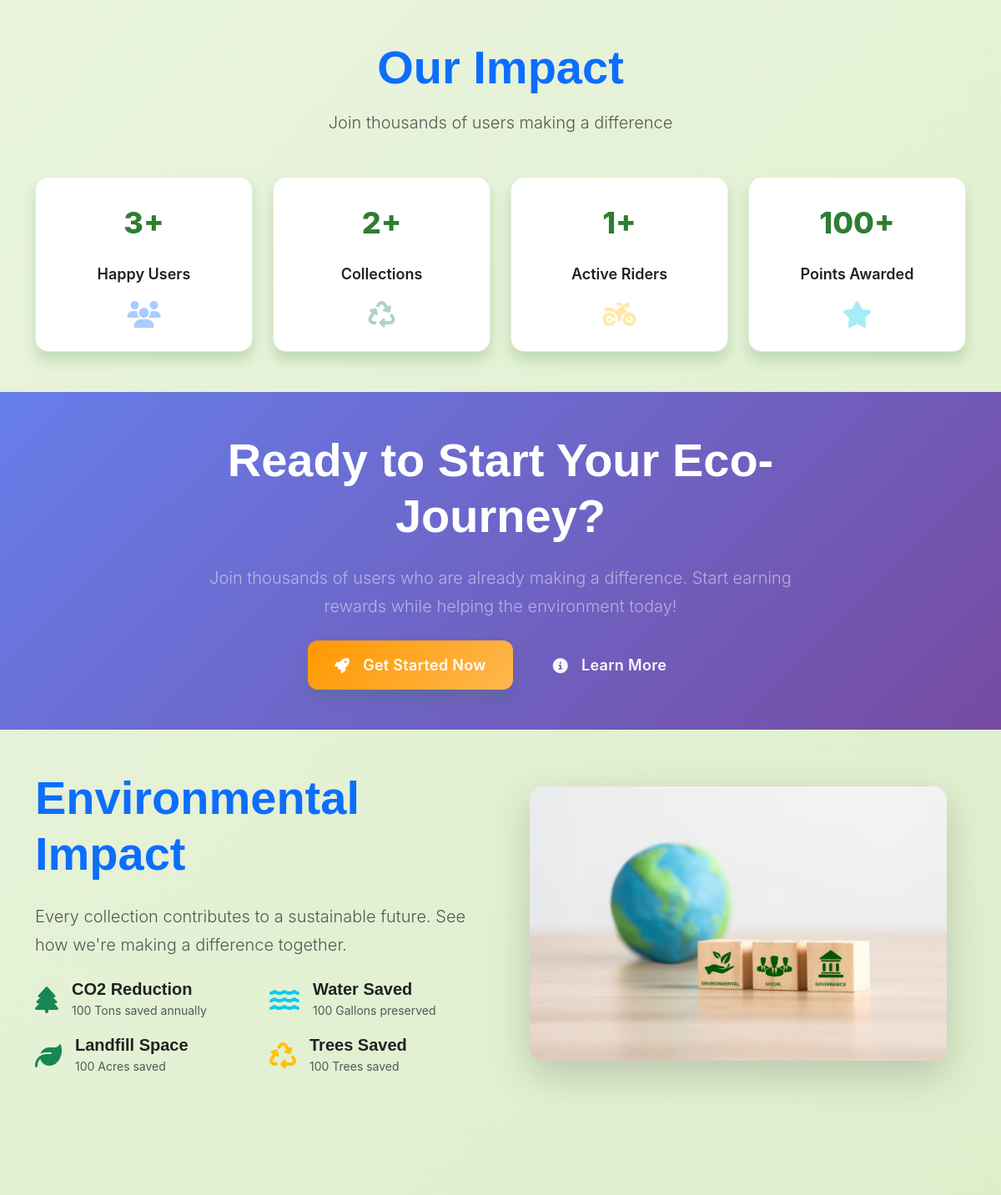
The app's page / (middle part), older data.
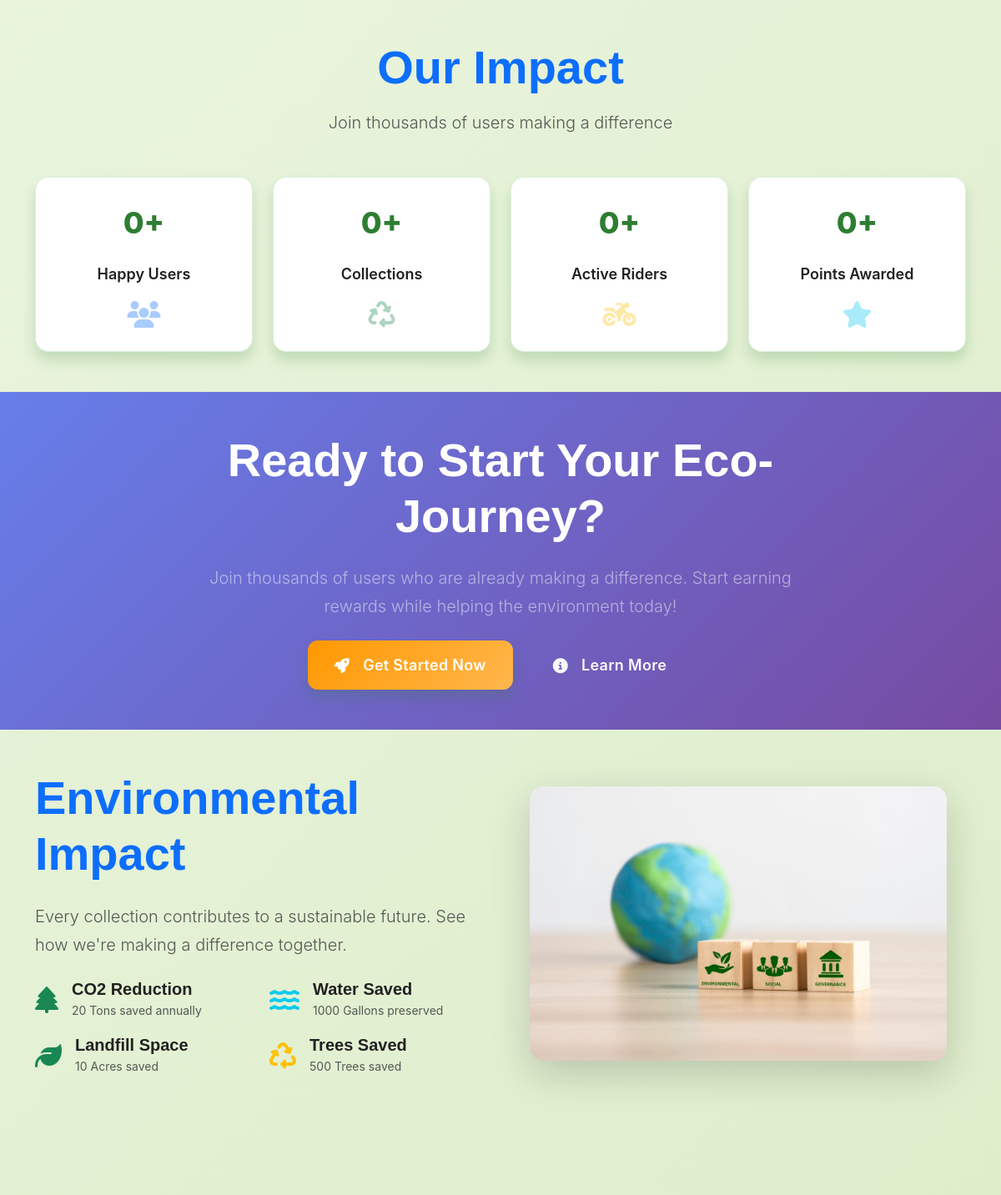
The same page, newer data.
### dashboard/models.py (models this page shows, shortened)
class SystemSettings(models.Model):
    maintenance_mode = models.BooleanField(default=False)
    maintenance_message = models.TextField(default='System is currently under maintenance. Please check back later.')
    debug_mode = models.BooleanField(default=False)
    log_level = models.CharField(max_length=20, choices=[
        ('INFO', 'Info'),
        ('WARNING', 'Warning'),
        ('ERROR', 'Error'),
        ('DEBUG', 'Debug'),
    ], default='INFO')
    co2_reduction_tons = models.IntegerField(default=15, help_text="CO2 reduction in tons annually")
    water_saved_gallons = models.IntegerField(default=1000, help_text="Water saved in gallons")
    landfill_space_acres = models.IntegerField(default=10, help_text="Landfill space saved in acres")
    trees_saved_count = models.IntegerField(default=500, help_text="Number of trees saved")
    created_at = models.DateTimeField(auto_now_add=True)
    updated_at = models.DateTimeField(auto_now=True)
    class Meta:
        verbose_name = 'System Settings'
        verbose_name_plural = 'System Settings'
    @classmethod
    def get_settings(cls):
        settings, created = cls.objects.get_or_create(
            id=1,
            defaults={
                'maintenance_mode': False,
                'maintenance_message': 'System is currently under maintenance. Please check back later.',
                'debug_mode': False,
                'log_level': 'INFO',
            }
        )
        return settings

### dashboard/views.py (the view, shortened to what this page needs)
# urls.py: path('', views.home, name='home'),
def home(request):
    total_users = CustomUser.objects.filter(user_type='user', status='active').count()
    total_submissions = TrashSubmission.objects.count()
    active_riders = CustomUser.objects.filter(user_type='rider', status='active').count()
    total_points = sum([user.reward_points for user in CustomUser.objects.all()])
    from .models import SystemSettings
    try:
        environmental_data = SystemSettings.get_settings()
    except:
        environmental_data = None
    context = {
        'total_users': total_users,
        'total_submissions': total_submissions,
        'active_riders': active_riders,
        'total_points': total_points,
        'environmental_data': environmental_data,
    }
    return render(request, 'dashboard/home.html', context)

### templates/dashboard/home.html (shortened to what the changed rows need)
{% extends 'base.html' %}
{% load static %}
{% block extra_css %}
<link rel="stylesheet" href="{% static 'css/home.css' %}">
{% endblock %}
{% block content %}
<section class="py-5">
    <div class="container">
        <div class="text-center mb-5">
            <h2 class="display-4 fw-bold text-primary mb-3">Our Impact</h2>
        </div>
        <div class="row g-4">
            <div class="col-lg-3 col-md-6">
                <div class="stats-card" style="animation: scaleIn 0.8s ease-out 0.1s both;">
                    <div class="stats-number">{{ total_users|default:"0" }}+</div>
                    <div class="stats-label">Happy Users</div>
                    <div class="stats-icon mt-3">
                        <i class="fas fa-users fa-2x text-primary opacity-50"></i>
                    </div>
                </div>
            </div>
            <div class="col-lg-3 col-md-6">
                <div class="stats-card" style="animation: scaleIn 0.8s ease-out 0.2s both;">
                    <div class="stats-number">{{ total_submissions|default:"0" }}+</div>
                    <div class="stats-label">Collections</div>
                    <div class="stats-icon mt-3">
                        <i class="fas fa-recycle fa-2x text-success opacity-50"></i>
                    </div>
                </div>
            </div>
            <div class="col-lg-3 col-md-6">
                <div class="stats-card" style="animation: scaleIn 0.8s ease-out 0.3s both;">
                    <div class="stats-number">{{ active_riders|default:"0" }}+</div>
                    <div class="stats-label">Active Riders</div>
                    <div class="stats-icon mt-3">
                        <i class="fas fa-motorcycle fa-2x text-warning opacity-50"></i>
                    </div>
                </div>
            </div>
            <div class="col-lg-3 col-md-6">
                <div class="stats-card" style="animation: scaleIn 0.8s ease-out 0.4s both;">
                    <div class="stats-number">{{ total_points|default:"0" }}+</div>
                    <div class="stats-label">Points Awarded</div>
                    <div class="stats-icon mt-3">
                        <i class="fas fa-star fa-2x text-info opacity-50"></i>
                    </div>
                </div>
            </div>
        </div>
    </div>
</section>
<section class="py-5" style="background: linear-gradient(135deg, #667eea 0%, #764ba2 100%);">
    <div class="container text-center">
        <div class="row justify-content-center">
            <div class="col-lg-8">
                <h2 class="display-4 fw-bold text-white mb-4">Ready to Start Your Eco-Journey?</h2>
            </div>
        </div>
    </div>
</section>
<section class="py-5">
    <div class="container">
        <div class="row align-items-center">
            <div class="col-lg-6">
                <h2 class="display-4 fw-bold text-primary mb-4">Environmental Impact</h2>
                <div class="row g-3">
                    <div class="col-6">
                        <div class="d-flex align-items-center">
                            <div>
                                <h5 class="mb-0 fw-bold">CO2 Reduction</h5>
                                <small class="text-muted">{{ environmental_data.co2_reduction_tons|default:"15" }} Tons saved annually</small>
                            </div>
                        </div>
                    </div>
                    <div class="col-6">
                        <div class="d-flex align-items-center">
                            <div>
                                <h5 class="mb-0 fw-bold">Water Saved</h5>
                                <small class="text-muted">{{ environmental_data.water_saved_gallons|default:"1000" }} Gallons preserved</small>
                            </div>
                        </div>
                    </div>
                    <div class="col-6">
                        <div class="d-flex align-items-center">
                            <div>
                                <h5 class="mb-0 fw-bold">Landfill Space</h5>
                                <small class="text-muted">{{ environmental_data.landfill_space_acres|default:"10" }} Acres saved</small>
                            </div>
                        </div>
                    </div>
                    <div class="col-6">
                        <div class="d-flex align-items-center">
                            <div>
                                <h5 class="mb-0 fw-bold">Trees Saved</h5>
                                <small class="text-muted">{{ environmental_data.trees_saved_count|default:"500" }} Trees saved</small>
                            </div>
                        </div>
                    </div>
                </div>
            </div>
        </div>
    </div>
</section>
{% endblock %}

Row changes from the older to the newer data that the page shows:
changed SystemSettings: co2_reduction_tons "100" → "20"; water_saved_gallons "100" → "1000"; landfill_space_acres "100" → "10"; trees_saved_count "100" → "500"
Text that changed along with them:
{{ total_users|default:"0" }}: "3" → "0"
{{ total_submissions|default:"0" }}: "2" → "0"
{{ active_riders|default:"0" }}: "1" → "0"
{{ total_points|default:"0" }}: "100" → "0"
